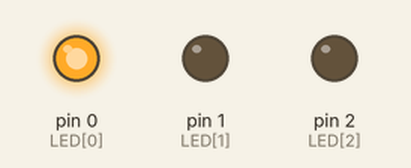
The sketch below on a simulated Arduino Uno, built with avr-gcc and run on an emulated ATmega328P. Parts: output pins drawn as LEDs (lit = HIGH).

Above: at 0.5 s.
At 1.5 s:
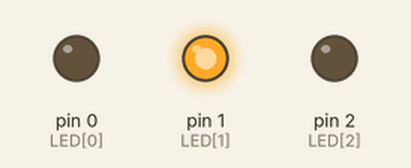
At 5.5 s:
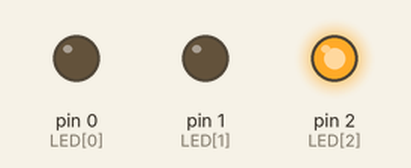
Timing chart, 0 to 6.9 s (numbered marks = the images above):
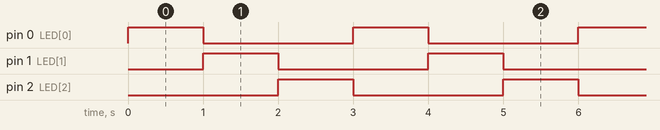

The sketch:

TrafficLight__1_.ino
```cpp
//Project:
//Author: Josh Dolgin
//Date: YY/MM/DD
//Status:
#define COUNT 1000
uint8_t LED[] = { 0, 1, 2 };
uint8_t numLED = sizeof(LED);

void setup() {
  for (uint8_t x = 0; x < numLED; x++) {
    pinMode(LED[x], OUTPUT);
  }
}

void loop() {
  for (uint8_t i = 0; i < numLED; i++) {
    digitalWrite(LED[i], HIGH);
    delay(COUNT);
    digitalWrite(LED[i], LOW);
  }
}
```

Measured:
- by itself, pin 0 (LED[0]), pin 1 (LED[1]), pin 2 (LED[2]): alternates HIGH for 1.0 s and LOW for 2.0 s
- by itself, everything shown: repeats every 3.0 s, in 4 steps
